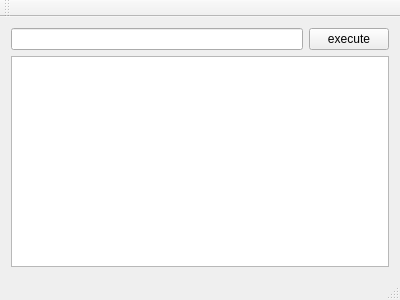
<?xml version="1.0" encoding="UTF-8"?>
<ui version="4.0">
 <class>MainWindow</class>
 <widget class="QMainWindow" name="MainWindow">
  <property name="geometry">
   <rect>
    <x>0</x>
    <y>0</y>
    <width>400</width>
    <height>300</height>
   </rect>
  </property>
  <property name="windowTitle">
   <string>MainWindow</string>
  </property>
  <widget class="QWidget" name="centralWidget">
   <layout class="QGridLayout" name="gridLayout">
    <item row="0" column="0">
     <widget class="QLineEdit" name="m_lineEdit"/>
    </item>
    <item row="0" column="1">
     <widget class="QPushButton" name="m_execute">
      <property name="text">
       <string>execute</string>
      </property>
     </widget>
    </item>
    <item row="1" column="0" colspan="2">
     <widget class="QTextEdit" name="m_output"/>
    </item>
   </layout>
  </widget>
  <widget class="QMenuBar" name="menuBar">
   <property name="geometry">
    <rect>
     <x>0</x>
     <y>0</y>
     <width>400</width>
     <height>22</height>
    </rect>
   </property>
  </widget>
  <widget class="QToolBar" name="mainToolBar">
   <attribute name="toolBarArea">
    <enum>TopToolBarArea</enum>
   </attribute>
   <attribute name="toolBarBreak">
    <bool>false</bool>
   </attribute>
  </widget>
  <widget class="QStatusBar" name="statusBar"/>
 </widget>
 <layoutdefault spacing="6" margin="11"/>
 <resources/>
 <connections/>
</ui>
